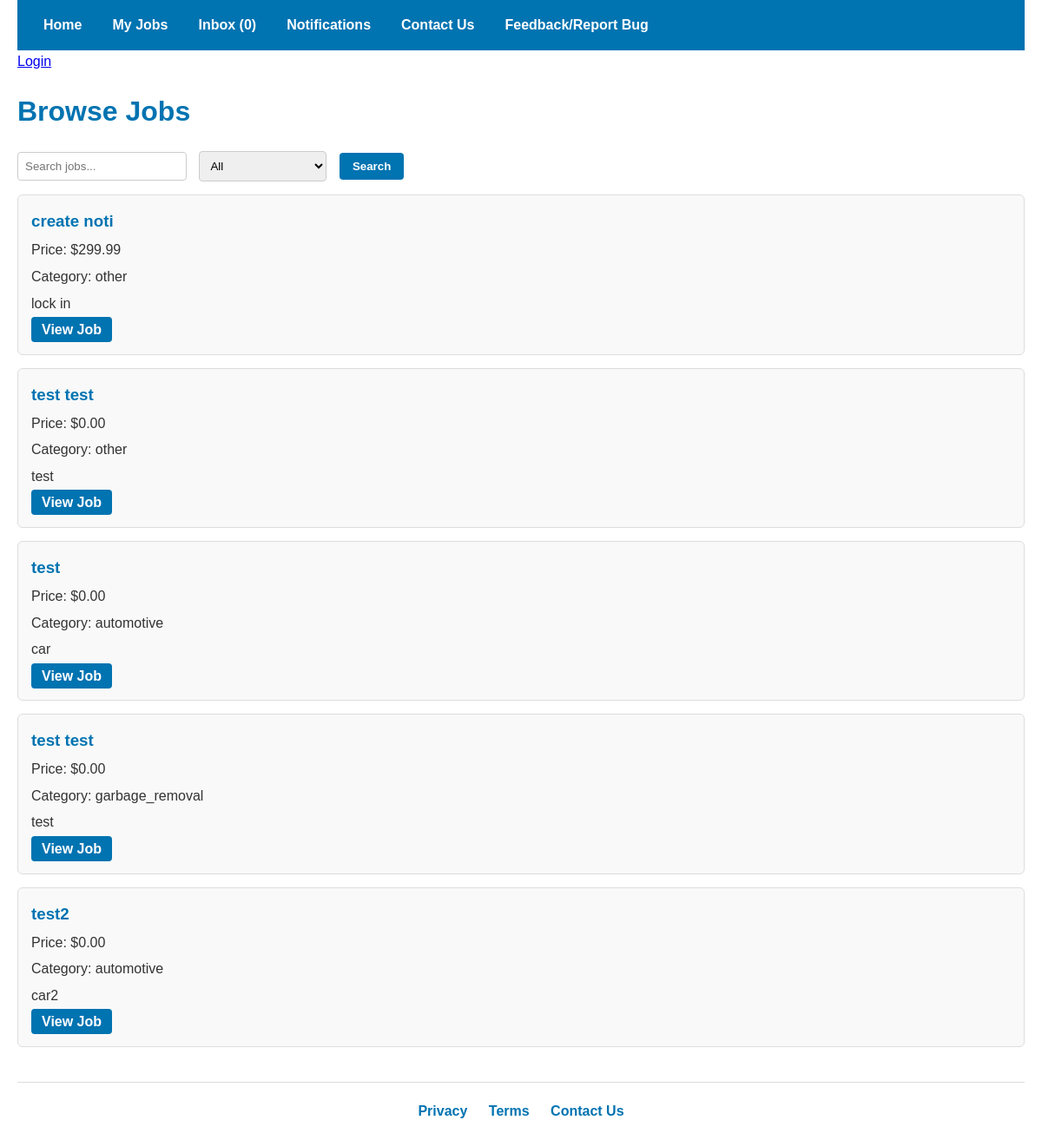
The page / on the database its author committed.
### users/models.py (models this page shows, shortened)
class JobListing(models.Model):
    job_status = [
        ('OPEN', 'open'),
        ('PENDING', 'pending'),
        ('COMPLETED', 'completed'),
        ('CANCELLED', 'cancelled'),
    ]
    job_category = [
        ('landscaping','Landscaping'),
        ('cleaning','Cleaning'),
        ('garbage_removal','Garbage Removal'),
        ('automotive','Automotive'),
        ('handyman','Handyman'),
        ('other','Other'),
    ]
    category = models.CharField(max_length=50, choices=job_category, default='other')
    profile = models.ForeignKey(Profile, on_delete=models.CASCADE)
    price = models.FloatField(blank=False, default=0.0)
    title = models.TextField(max_length=200)
    description = models.CharField(max_length=800, blank=False)
    date = models.DateTimeField(auto_now_add=True)
    status = models.CharField(max_length=10, choices=job_status, default='open')
    images = models.ImageField(upload_to='job_pics/', blank=True, null=True)
    due_date = models.TextField(max_length=20, blank=True, null=True)

### job_board/views.py (the view)
# urls.py: 2. Add a URL to urlpatterns:  path('', views.home, name='home')
def home(request):
    jobs = JobListing.objects.all()
    category = request.GET.get('category')
    query = request.GET.get('q')
    if category and category.strip():
        jobs = jobs.filter(category=category)
    if query:
        jobs = jobs.filter(title__icontains=query)
    return render(request, 'job_board/home.html', {'jobs': jobs})

### users/context_processors.py (called while the page is built)
def unread_messages(request):
    if request.user.is_authenticated:
        conversations = Conversation.objects.filter(
            messages__is_read=False
        ).exclude(messages__sender=request.user).distinct()
        count = conversations.count()
    else:
        count = 0
    return {'unread_count': count}

### job_board/templates/job_board/home.html (shortened to what this page needs)
<!DOCTYPE html>
<html>
    <html lang="en">
<head>
    <link rel="stylesheet" href="static/css/styles.css">
</head>
<body>
    <header>
        <nav id='info'>
            <a href="{% url 'home' %}">Home</a>
            <a href="{% url 'my_jobs' %}">My Jobs</a>
            <a href="{% url 'inbox' %}">Inbox ({{ unread_count }})</a>
            <a href="{% url 'notifications' %}">Notifications</a>
            <a href="{% url 'contact' %}">Contact Us</a>
            <a href="{% url 'feedback' %}">Feedback/Report Bug</a>
        </nav>
    </header>
{% if user.is_authenticated and user.profile %}
    <a href="{% url 'job_list' %}">job list</a>
    <a href="{% url 'profile_detail' user.profile.id %}">view profile</a>
    <a href="{% url 'profile_edit' %}">edit profile</a>
    <form method="post" action="{% url 'logout' %}">
        {% csrf_token %}
        <button type="submit">Log out</button>
    </form>
{% else %}
    <a href="{% url 'login' %}">Login</a>
{% endif %}
<h1>Browse Jobs</h1>
<form method="GET" action="{% url 'home' %}">
    <input type="text" name="q" placeholder="Search jobs..." value="{{ request.GET.q }}">
    <select name="category">
        <option value="">All</option>
    </select>
    <button type="submit">Search</button>
</form>
{% for job in jobs %}
<div class="job-card">
    <h3>
        <a href="{% url 'job_details' job.id %}">{{ job.title }}</a>
    </h3>
    <p>Price: ${{ job.price|floatformat:2 }}</p>
    <p>Category: {{ job.category }}</p>
    <p>{{ job.description|truncatewords:15|default:"No description provided." }}</p>
    <a class="button" href="{% url 'job_details' job.id %}">View Job</a>
</div>
{% empty %}
<p>No jobs found</p>
{% endfor %}
<footer>
  <a href="{% url 'privacy' %}">Privacy</a>
  <a href="{% url 'terms' %}">Terms</a>
  <a href="{% url 'contact' %}">Contact Us</a>
</footer>
</body>
</html>

### static/css/styles.css (style rules this page uses)
* { margin: 0; padding: 0; box-sizing: border-box; font-family: Arial, sans-serif; }
body { background-color: #ffffff; color: #333; line-height: 1.6; padding: 0 20px; }
header { background-color: #0073b1; padding: 10px 20px; }
header nav#info { display: flex; flex-wrap: wrap; gap: 15px; }
header nav#info a { color: white; text-decoration: none; font-weight: bold; padding: 6px 10px; border-radius: 4px; transition: background 0.2s; }
form button, body a.button { background-color: #0073b1; color: white; border: none; padding: 6px 12px; border-radius: 4px; cursor: pointer; font-weight: bold; text-decoration: none; transition: background 0.2s; }
h1 { margin: 20px 0; color: #0073b1; }
form input[type="text"], form select { padding: 8px; margin-right: 10px; border: 1px solid #ccc; border-radius: 4px; }
form button[type="submit"] { padding: 8px 15px; }
div.job-card { border: 1px solid #ddd; padding: 15px; margin: 15px 0; border-radius: 6px; background-color: #f9f9f9; transition: box-shadow 0.2s; }
div.job-card h3 a { color: #0073b1; text-decoration: none; }
div.job-card p { margin: 5px 0; }
footer { margin-top: 40px; padding: 20px 0; text-align: center; border-top: 1px solid #ddd; }
footer a { margin: 0 10px; color: #0073b1; text-decoration: none; font-weight: bold; }

### rows shown on the page
JobListing: title "create noti", price "299.99", category "other", description "lock in"
JobListing: title "test test", price "0.00", category "other", description "test"
JobListing: title "test", price "0.00", category "automotive", description "car"
JobListing: title "test test", price "0.00", category "garbage_removal", description "test"
JobListing: title "test2", price "0.00", category "automotive", description "car2"

### other values the page prints
{{ unread_count }} "0"
